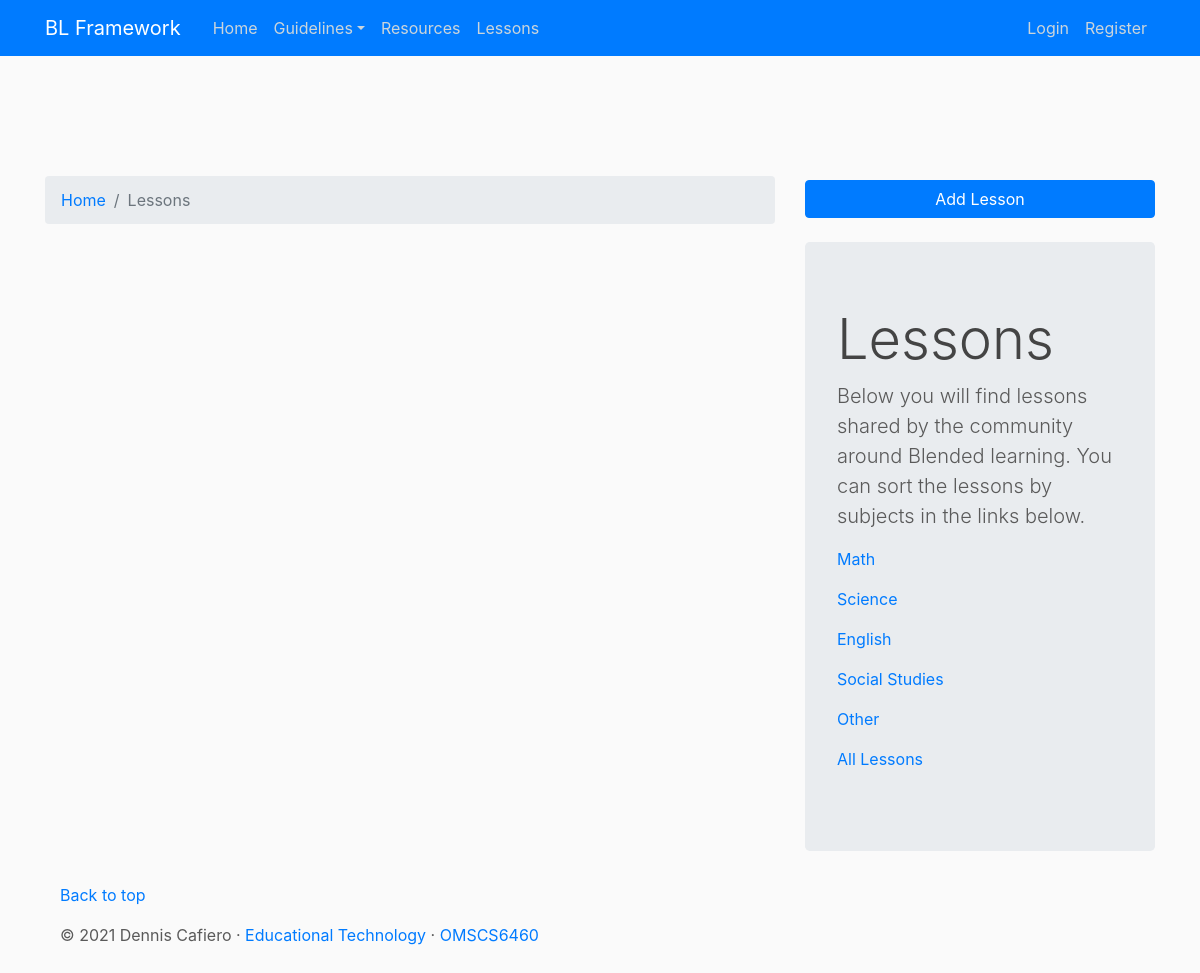
The app's page /lessons/, older data.
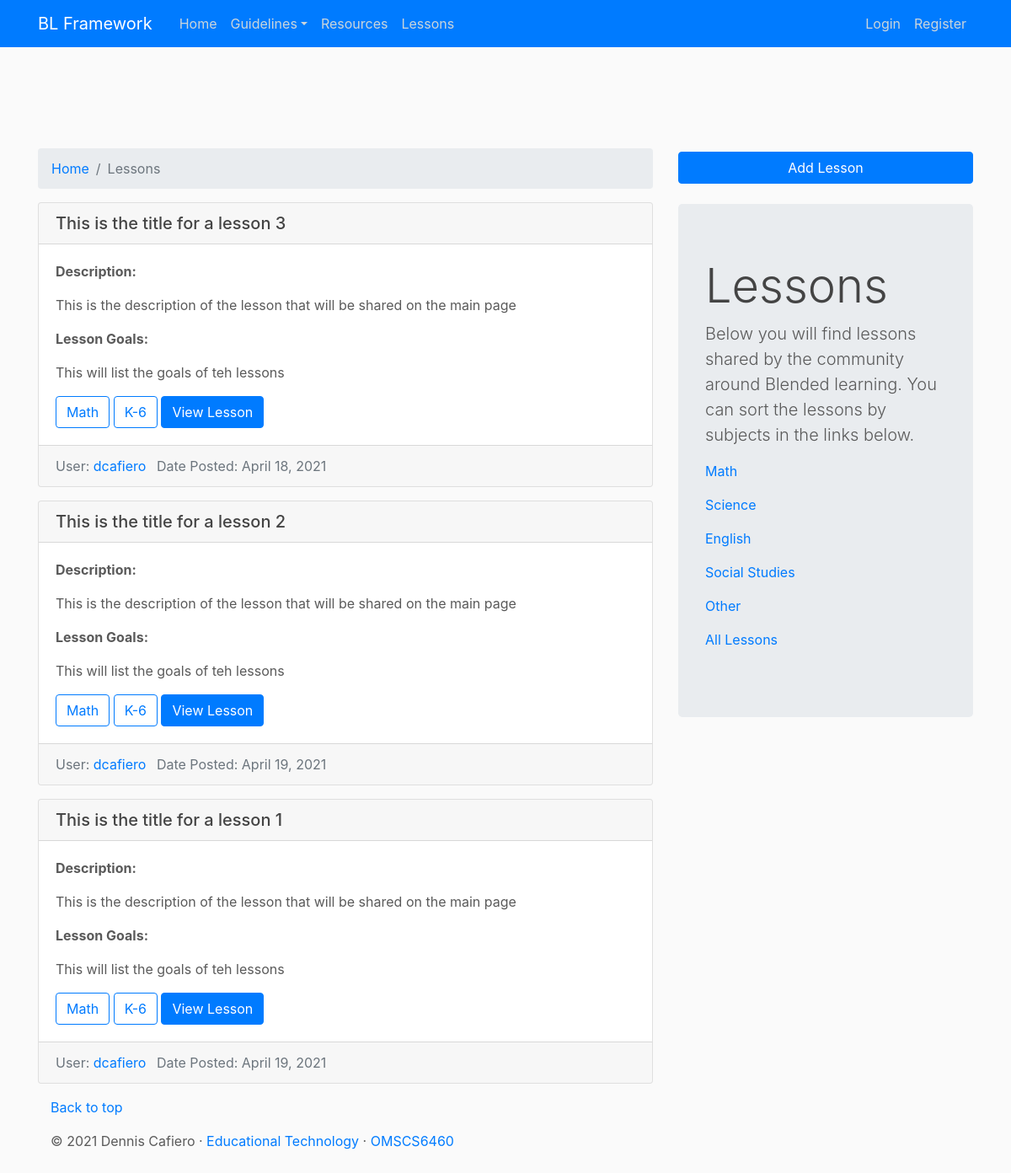
The same page, newer data.
### lessons/models.py (models this page shows, shortened)
class Lessons(models.Model):
    days_in_lesson = models.CharField(max_length=1, choices=NUMBER_OF_DAYS, default='3')
    grade_level = models.CharField(max_length=30, choices=GRADE_LEVEL, default='K-6')
    subject = models.CharField(max_length=30, choices=SUBJECT, default='Math')
    lesson_title = models.CharField(max_length=100)
    lesson_content = models.TextField()
    lesson_goals = models.TextField()
    lesson_class_introduction = models.TextField()
    location_day_one = models.CharField(max_length=30, choices=LOCATION, blank=True)
    lesson_day_one_description = models.TextField(blank=True)
    day_one_url_1 = models.CharField(max_length=256, blank=True) #url for the site
    day_one_url_2 = models.CharField(max_length=256, blank=True) #url for the site
    day_one_url_3 = models.CharField(max_length=256, blank=True) #url for the site
    day_one_url_4 = models.CharField(max_length=256, blank=True) #url for the site
    location_day_two = models.CharField(max_length=30, choices=LOCATION, blank=True)
    lesson_day_two_description = models.TextField(blank=True)
    day_two_url_1 = models.CharField(max_length=256, blank=True)  # url for the site
    day_two_url_2 = models.CharField(max_length=256, blank=True)  # url for the site
    day_two_url_3 = models.CharField(max_length=256, blank=True)  # url for the site
    day_two_url_4 = models.CharField(max_length=256, blank=True)  # url for the site
    location_day_three = models.CharField(max_length=30, choices=LOCATION, blank=True)
    lesson_day_three_description = models.TextField(blank=True)
    day_three_url_1 = models.CharField(max_length=256, blank=True)  # url for the site
    day_three_url_2 = models.CharField(max_length=256, blank=True)  # url for the site
    day_three_url_3 = models.CharField(max_length=256, blank=True)  # url for the site
    day_three_url_4 = models.CharField(max_length=256, blank=True)  # url for the site
    location_day_four = models.CharField(max_length=30, choices=LOCATION, blank=True)
    lesson_day_four_description = models.TextField(blank=True)
    day_four_url_1 = models.CharField(max_length=256, blank=True)  # url for the site
    day_four_url_2 = models.CharField(max_length=256, blank=True)  # url for the site
    day_four_url_3 = models.CharField(max_length=256, blank=True)  # url for the site
    day_four_url_4 = models.CharField(max_length=256, blank=True)  # url for the site
    location_day_five = models.CharField(max_length=30, choices=LOCATION, blank=True)
    lesson_day_five_description = models.TextField(blank=True)
    day_five_url_1 = models.CharField(max_length=256, blank=True)  # url for the site
    day_five_url_2 = models.CharField(max_length=256, blank=True)  # url for the site
    day_five_url_3 = models.CharField(max_length=256, blank=True)  # url for the site
    day_five_url_4 = models.CharField(max_length=256, blank=True)  # url for the site
    date_posted = models.DateTimeField(default=timezone.now)
    author = models.ForeignKey(User, on_delete=models.CASCADE)  # on_delete CASCADE means to delete the post if user deleted

### lessons/views.py (the view)
# urls.py: path('', PostListView.as_view() , name='blog-home'),
def home(request):
    lessons_info = Lessons.objects.all()
    context = {
        'lessons': lessons_info #takes all the posts in the database
    }
    return render(request, 'lessons/home.html', context)

### templates/lessons/home.html (shortened to what this page needs)
{%  extends 'blog/base.html' %}
{% block content %}
    <div class="row">
    <div class="col-md-8">
    <nav aria-label="breadcrumb">
          <ol class="breadcrumb">
            <li class="breadcrumb-item"><a href="{% url "framework-home" %}">Home</a></li>
            <li class="breadcrumb-item active" aria-current="page">Lessons</li>
          </ol>
    </nav>
    {% for lesson in lessons %}
            <div class="card mb-3" >
                <h5 class="card-header">{{ lesson.lesson_title }}</h5>
                <div class="card-body">
                    <p><b>Description:</b></p>
                    <p>{{ lesson.lesson_content }}</p>
                    <p><b>Lesson Goals:</b></p>
                    <p>{{ lesson.lesson_goals }}</p>
                    {% if lesson.subject == 'Math' %}
                        <a class="btn btn-outline-primary" href="#">{{ lesson.subject }}</a>
                    {% elif resource.framework_category == 'Science'%}
                        <a class="btn btn-outline-primary" href="#">{{ lesson.subject }}</a>
                    {% elif resource.framework_category == 'English'%}
                        <a class="btn btn-outline-primary" href="#">{{ lesson.subject }}</a>
                    {% elif resource.framework_category == 'Social_Studies'%}
                        <a class="btn btn-outline-primary" href="#">{{ lesson.subject }}</a>
                    {% elif resource.framework_category == 'Other'%}
                        <a class="btn btn-outline-primary" href="#">{{ lesson.subject }}</a>
                    {% endif %}
                    <a class="btn btn-outline-primary" href="#" role="button">{{ lesson.grade_level }}</a>
                    <a class="btn btn-primary" href="{% url 'lessons-post-detail' lesson.id %}" role="button">View Lesson</a>
                </div>
                <div class="card-footer text-muted">
                    User: <a class="mr-2" href="#">{{ lesson.author }}</a> Date Posted: {{ lesson.date_posted|date:'F d, Y' }}
                </div>
            </div>
    {% endfor %}
    </div>
    <div class="col-md-4">
        <div class="mt-1 mb-4">
            <a class="btn btn-primary col-md-12" href="{% url 'lessons-post-create' %}">Add Lesson</a>
        </div>
        <div class="jumbotron">
          <h1 class="display-4">Lessons</h1>
          <p class="lead">Below you will find lessons shared by the community around Blended learning. You can sort the lessons by subjects in the links below.</p>
            <p><a href="{% url 'lessons-math' %}" class="card-link">Math</a></p>
            <p><a href="{% url 'lessons-science' %}" class="card-link">Science</a></p>
            <p><a href="{% url 'lessons-english' %}" class="card-link">English</a></p>
            <p><a href="{% url 'lessons-social-studies' %}" class="card-link">Social Studies</a></p>
            <p><a href="{% url 'lessons-other' %}" class="card-link">Other</a></p>
            <p><a href="{% url 'lessons-home' %}" class="card-link">All Lessons</a></p>
        </div>
    </div>
    </div>
{%  endblock content %}

Row changes from the older to the newer data that the page shows:
added Lessons: lesson_title "This is the title for a lesson 3", lesson_content "This is the description of the lesson that will be shared on the main page", lesson_goals "This will list the goals of teh lessons", subject "Math", grade_level "K-6", author "dcafiero", date_posted "April 18, 2021"
added Lessons: lesson_title "This is the title for a lesson 2", lesson_content "This is the description of the lesson that will be shared on the main page", lesson_goals "This will list the goals of teh lessons", subject "Math", grade_level "K-6", author "dcafiero", date_posted "April 19, 2021"
added Lessons: lesson_title "This is the title for a lesson 1", lesson_content "This is the description of the lesson that will be shared on the main page", lesson_goals "This will list the goals of teh lessons", subject "Math", grade_level "K-6", author "dcafiero", date_posted "April 19, 2021"
